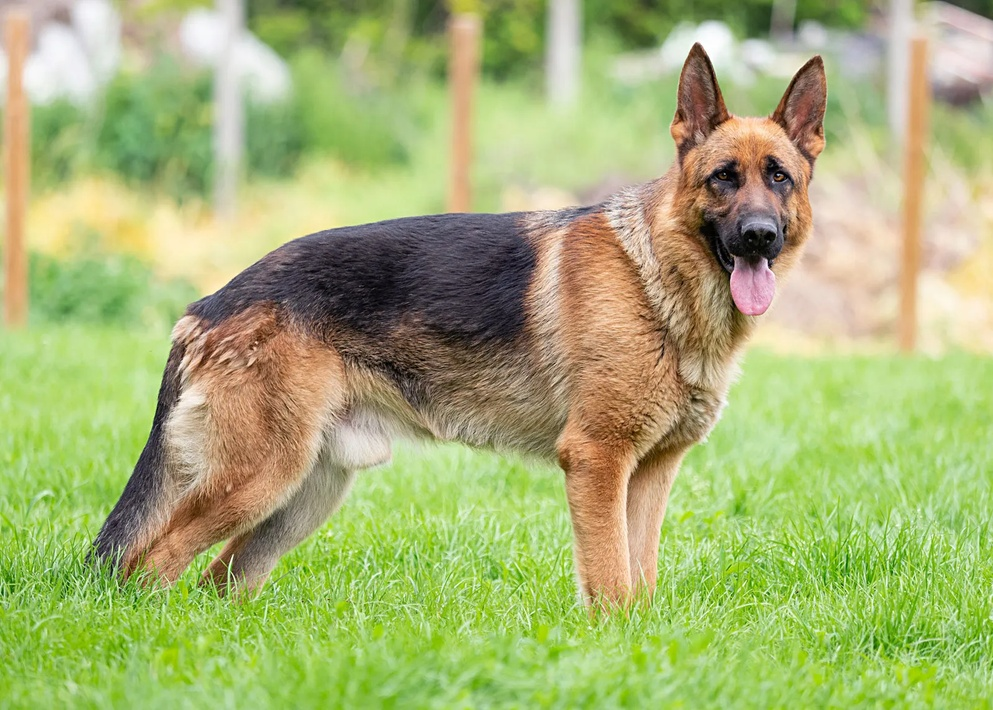
#> input picture dog.jpeg, 993 x 710 px, shrunk from 1600 x 1144 before the run
$ jupyter execute chap152.ipynb
#> lines starting #> are read from the running program, lines starting #| are printed output that depends on the picture; after the words box and inside, x2 and y2 are one past the last pixel; in counts of white or black regions, pixels touching at a corner belong together
[cell 1]
import cv2
import numpy as np

[cell 2]
filename = 'dog.jpeg'
img = cv2.imread(filename)
#> img is the input picture: shape (710, 993, 3); mean B, G, R 115.6, 177.9, 166.6
gray = cv2.cvtColor(img,cv2.COLOR_BGR2GRAY)
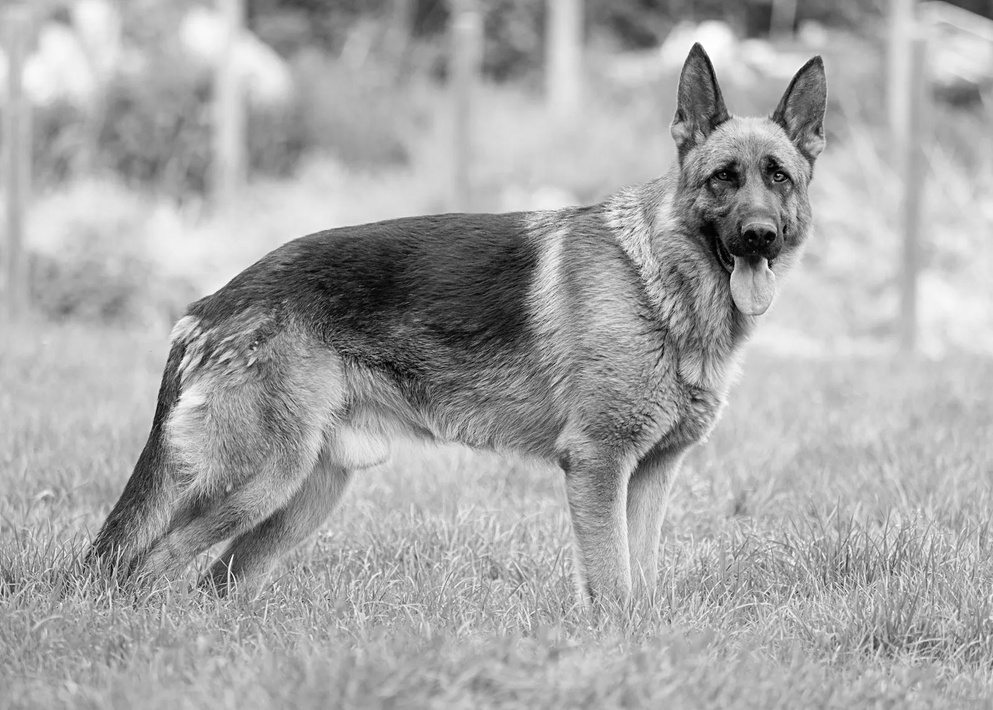
#> gray: shape (710, 993); min 0, max 255, mean 167.4
gray = np.float32(gray)
dst = cv2.cornerHarris(gray,2,3,0.1)
#result is dilated for marking the corners, not important
dst = cv2.dilate(dst,None)
# Threshold for an optimal value, it may vary depending on the image.
img[dst>0.01*dst.max()]=[0,0,255]
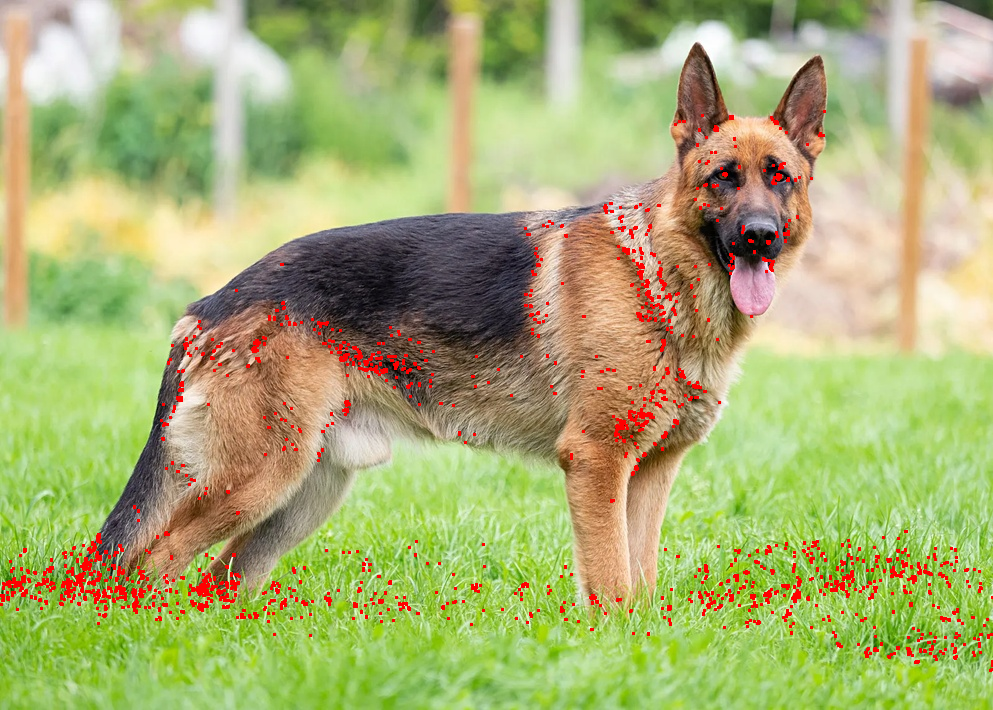
#> img: shape (710, 993, 3); 2.29% of pixels changed, all inside (x1, y1, x2, y2) = (0, 110, 993, 672)
cv2.imshow('dst',img)
if cv2.waitKey(0) & 0xff == 27:
#> (key Esc is pressed here)
    cv2.destroyAllWindows()

[cell 3]
filename = 'dog.jpeg'
img = cv2.imread(filename)
gray = cv2.cvtColor(img,cv2.COLOR_BGR2GRAY)
# find Harris corners
gray = np.float32(gray)
dst = cv2.cornerHarris(gray,2,3,0.1)
dst = cv2.dilate(dst,None)
ret, dst = cv2.threshold(dst, 0.01 * dst.max(), 255, 0)
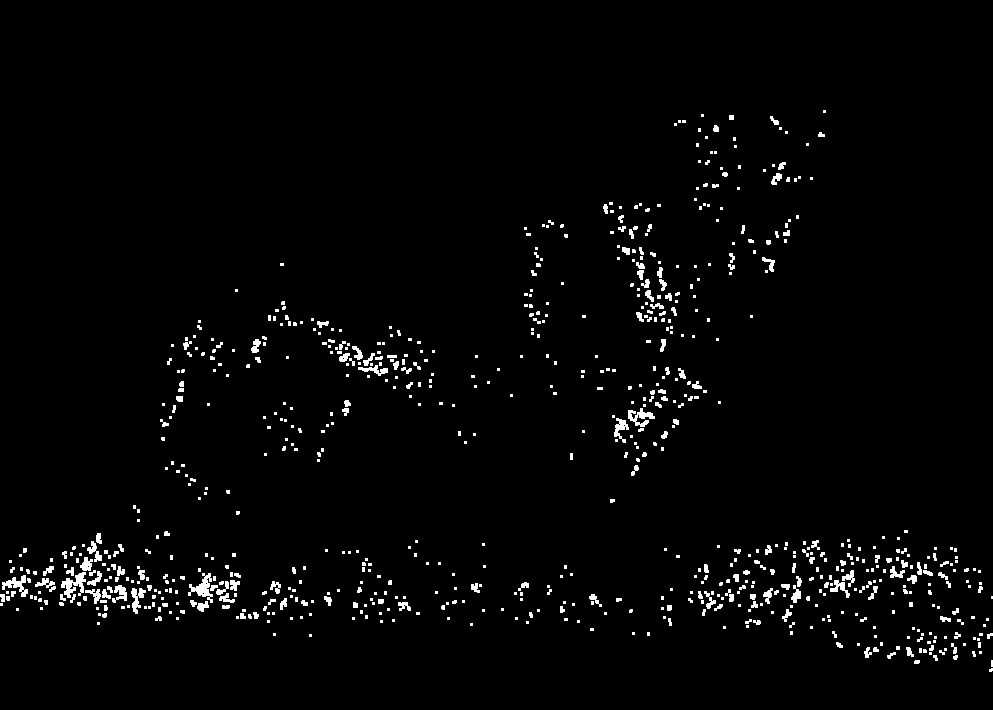
#> dst: shape (710, 993) float32; 2.3% white; 798 white regions (590 under 20 px), largest, box (x1, y1, x2, y2) and area: (61, 572, 86, 598) 312, (188, 573, 213, 603) 304, (628, 408, 655, 427) 243
#> ret = 506167.1
dst = np.uint8(dst)
# find centroids
ret, labels, stats, centroids = cv2.connectedComponentsWithStats(dst)
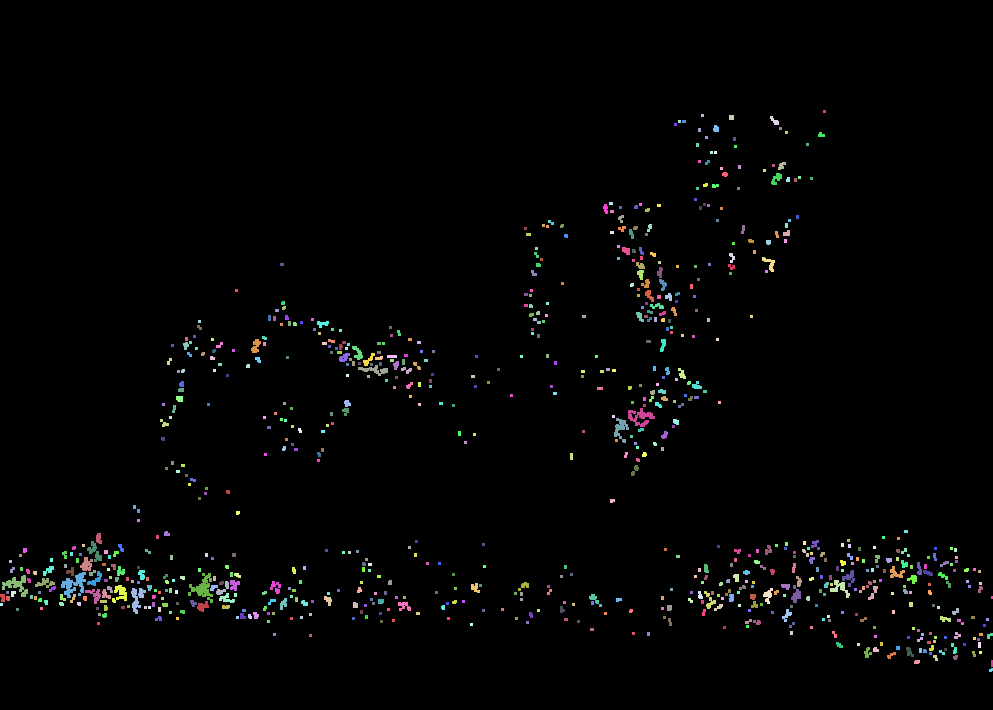
#> labels: shape (710, 993) int32; 799 distinct labels, from 0 to 798; one colour per label, 0 black
#> ret = 799; stats = 799 rows, first 6: [0, 0, 993, 710, 688868], [823, 110, 3, 3, 9], [701, 114, 3, 3, 9], [729, 115, 5, 5, 25], [770, 116, 9, 9, 42], [678, 120, 3, 3, 9]; centroids = 799 pairs, first value 1 to 991.5, second value 111 to 669.6
# define the criteria to stop and refine the corners
criteria = (cv2.TERM_CRITERIA_EPS + cv2.TERM_CRITERIA_MAX_ITER, 100, 0.001)
corners = cv2.cornerSubPix(gray,np.float32(centroids),(5,5),(-1,-1),criteria)
#> corners = 799 pairs, first value 4.44 to 990.5, second value 109.4 to 669.6
# Now draw them
res = np.hstack((centroids,corners))
#> res = 799 rows, first 6: [496, 351.4, 496, 351.4], [824, 111, 824.3, 109.4], [702, 115, 702, 115], [731, 117, 731, 117.7], [774.1, 120.5, 773, 121.3], [679, 121, 680.3, 121.3]
res = np.int0(res)
#> res = 799 rows, first 6: [496, 351, 496, 351], [824, 111, 824, 109], [702, 115, 702, 115], [731, 117, 730, 117], [774, 120, 773, 121], [679, 121, 680, 121]
img[res[:,1],res[:,0]]=[0,0,255]
img[res[:,3],res[:,2]] = [0,255,0]
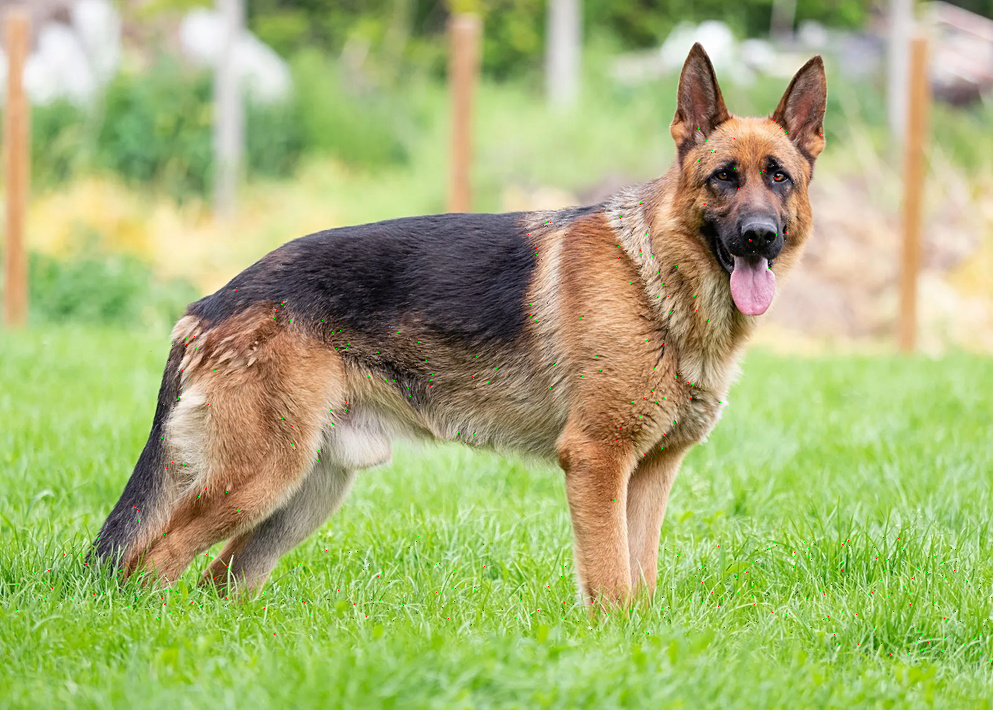
#> img: shape (710, 993, 3); mean B, G, R 115.5, 177.9, 166.5
cv2.imwrite('subpixel5.png',img)
#> Out = True

$ run again, with 20201105_125557.png saved as dog.jpeg
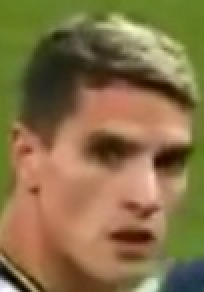
#> input picture 20201105_125557.png, 102 x 146 px (shown 2 times larger)
#> img is the input picture: shape (146, 102, 3); mean B, G, R 71.5, 112.3, 134.1
#> `ret, dst = cv2.threshold(dst, 0.01 * dst.max(), 255, 0)`:
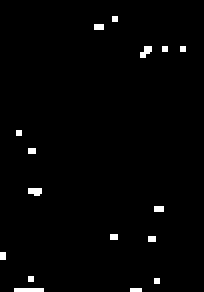
#> dst: shape (146, 102) float32 (shown 2 times larger); 1.5% white; 16 white regions (13 under 20 px), largest, box (x1, y1, x2, y2) and area: (7, 144, 22, 146) 30, (14, 94, 21, 98) 24, (70, 23, 76, 29) 23
#> `ret, dst = cv2.threshold(dst, 0.01 * dst.max(), 255, 0)`: ret = 60379.2
#> labels: shape (146, 102) int32; 17 distinct labels, from 0 to 16
#> `ret, labels, stats, centroids = cv2.connectedComponentsWithStats(dst)`: ret = 17; stats = 17 rows, first 6: [0, 0, 102, 146, 14671], [56, 8, 3, 3, 9], [47, 12, 5, 3, 15], [70, 23, 6, 6, 23], [81, 23, 3, 3, 9], [90, 23, 3, 3, 9]; centroids = 17 rows, first 8: [50.58, 72.26], [57, 9], [49, 13], [72.52, 25.35], [82, 24], [91, 24], [9, 66], [15.5, 75]
#> corners = 17 rows, first 8: [50.58, 72.26], [55.51, 7.21], [49, 13], [70.08, 26.84], [82, 24], [92.31, 26.48], [11.74, 63.5], [15.5, 75]
#> `res = np.hstack((centroids,corners))`: res = 17 rows, first 6: [50.58, 72.26, 50.58, 72.26], [57, 9, 55.51, 7.21], [49, 13, 49, 13], [72.52, 25.35, 70.08, 26.84], [82, 24, 82, 24], [91, 24, 92.31, 26.48]
#> `res = np.int0(res)`: res = 17 rows, first 6: [50, 72, 50, 72], [57, 9, 55, 7], [49, 13, 49, 13], [72, 25, 70, 26], [82, 24, 82, 24], [91, 24, 92, 26]
#> `img[res[:,3],res[:,2]] = [0,255,0]`:
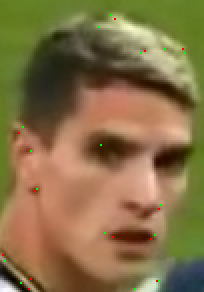
#> img: shape (146, 102, 3) (shown 2 times larger); mean B, G, R 71.4, 112.4, 134
#> Out = True
